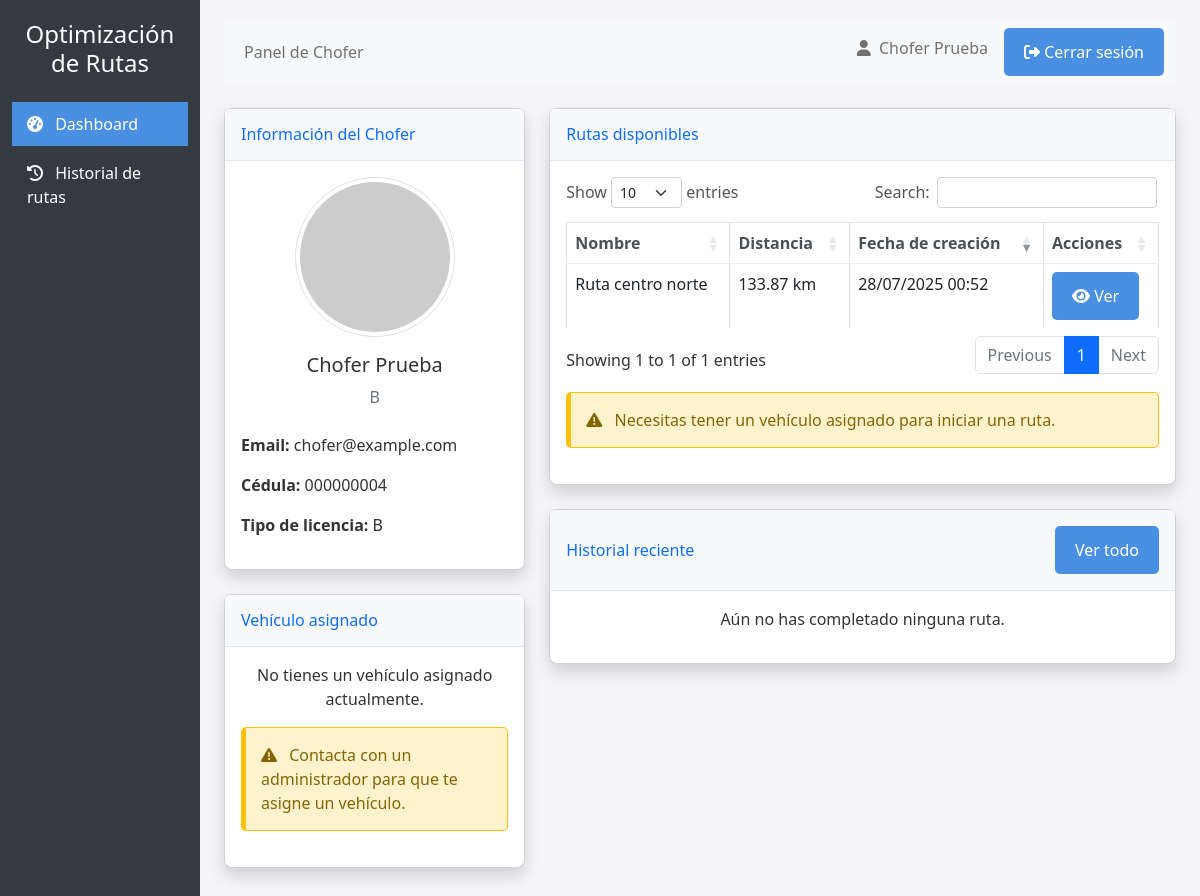
Page /driver/dashboard (signed in) on the committed database.
### app.py (models this page shows, shortened)
class User(db.Model, UserMixin):
    id = db.Column(db.Integer, primary_key=True)
    username = db.Column(db.String(100), unique=True, nullable=False)
    email = db.Column(db.String(120), unique=True, nullable=False)
    password_hash = db.Column(db.String(200), nullable=False)
    first_name = db.Column(db.String(100), nullable=False)
    last_name = db.Column(db.String(100), nullable=False)
    cedula = db.Column(db.String(20), unique=True, nullable=False)
    role = db.Column(db.String(20), default='driver')  # admin, driver, technician, coordinator
    active = db.Column(db.Boolean, default=True)
    created_at = db.Column(db.DateTime, default=datetime.utcnow)
    driver_info = db.relationship('DriverInfo', backref='user', uselist=False, cascade="all, delete-orphan")
    routes_created = db.relationship('Route', backref='creator', lazy=True, foreign_keys='Route.creator_id')
    routes_driven = db.relationship('RouteCompletion', backref='driver', lazy=True)

class DriverInfo(db.Model):
    id = db.Column(db.Integer, primary_key=True)
    user_id = db.Column(db.Integer, db.ForeignKey('user.id'), nullable=False)
    license_type = db.Column(db.String(20), nullable=False)
    active = db.Column(db.Boolean, default=True)
    vehicles = db.relationship('VehicleAssignment', backref='driver', lazy=True)

class Route(db.Model):
    id = db.Column(db.Integer, primary_key=True)
    name = db.Column(db.String(100), nullable=False)
    description = db.Column(db.Text, nullable=True)
    creator_id = db.Column(db.Integer, db.ForeignKey('user.id'), nullable=False)
    created_at = db.Column(db.DateTime, default=datetime.utcnow)
    file_path = db.Column(db.String(200), nullable=False)
    gpx_path = db.Column(db.String(200), nullable=True)
    start_point = db.Column(db.String(100), nullable=True)
    end_point = db.Column(db.String(100), nullable=True)
    distance = db.Column(db.Float, nullable=True)
    active = db.Column(db.Boolean, default=True)
    completions = db.relationship('RouteCompletion', backref='route', lazy=True)

### app.py (the view)
    @app.route('/driver/dashboard')
    @driver_required
    def driver_dashboard():
        try:
            print(f"DEBUG: Accediendo a driver_dashboard para usuario {current_user.username}")
            driver_info = DriverInfo.query.filter_by(user_id=current_user.id).first()
            print(f"DEBUG: Driver info encontrado: {driver_info is not None}")
            if driver_info:
                active_assignment = VehicleAssignment.query.filter_by(
                    driver_id=driver_info.id, active=True
                ).first()
                vehicle = active_assignment.vehicle if active_assignment else None
                print(f"DEBUG: Vehículo asignado: {vehicle is not None}")
            else:
                vehicle = None
            available_routes = Route.query.filter_by(active=True).order_by(Route.created_at.desc()).all()
            print(f"DEBUG: Rutas disponibles: {len(available_routes)}")
            recent_completions = RouteCompletion.query.filter_by(
                driver_id=current_user.id
            ).order_by(RouteCompletion.completed_at.desc()).limit(5).all()
            print(f"DEBUG: Completions recientes: {len(recent_completions)}")
            in_progress = RouteCompletion.query.filter_by(
                driver_id=current_user.id,
                status='in_progress'
            ).first()
            print(f"DEBUG: Ruta en progreso: {in_progress is not None}")
            return render_template('driver/dashboard.html',
                                 driver_info=driver_info,
                                 vehicle=vehicle,
                                 available_routes=available_routes,
                                 recent_completions=recent_completions,
                                 in_progress=in_progress)
        except Exception as e:
            print(f"ERROR en driver_dashboard: {e}")
            import traceback
            traceback.print_exc()
            flash(f'Error al cargar el dashboard: {str(e)}', 'danger')
            return redirect(url_for('login'))

### app.py (called while the page is built)
def role_required(*roles):
    def decorator(f):
        @wraps(f)
        def decorated_function(*args, **kwargs):
            if not current_user.is_authenticated:
                flash('Debes iniciar sesión para acceder a esta página.', 'danger')
                return redirect(url_for('login'))
            if current_user.role not in roles:
                flash('No tienes permisos para acceder a esta página.', 'danger')
                return redirect(url_for('dashboard'))
            return f(*args, **kwargs)
        return decorated_function
    return decorator

### templates/driver/dashboard.html (shortened to what this page needs)
{% extends "base.html" %}
{% block page_title %}Panel de Chofer{% endblock %}
{% block sidebar_items %}
<li class="nav-item">
    <a href="{{ url_for('driver_dashboard') }}" class="nav-link active">
        <i class="fas fa-tachometer-alt me-2"></i> Dashboard
    </a>
</li>
<li class="nav-item">
    <a href="{{ url_for('driver_route_history') }}" class="nav-link">
        <i class="fas fa-history me-2"></i> Historial de rutas
    </a>
</li>
{% endblock %}
{% block content %}
<div class="row">
    <div class="col-md-4">
        <div class="card shadow mb-4">
            <div class="card-header py-3">
                <h6 class="m-0 font-weight-bold text-primary">Información del Chofer</h6>
            </div>
            <div class="card-body">
                <div class="text-center mb-4">
                    <img src="https://via.placeholder.com/150" class="rounded-circle img-thumbnail">
                    <h5 class="mt-3">{{ current_user.first_name }} {{ current_user.last_name }}</h5>
                    <p class="text-muted">{{ driver_info.license_type if driver_info and driver_info.license_type else 'Sin licencia registrada' }}</p>
                </div>
                <div class="mb-3">
                    <strong>Email:</strong> {{ current_user.email }}
                </div>
                <div class="mb-3">
                    <strong>Cédula:</strong> {{ current_user.cedula }}
                </div>
                {% if driver_info and driver_info.license_type %}
                <div class="mb-3">
                    <strong>Tipo de licencia:</strong> {{ driver_info.license_type }}
                </div>
                {% endif %}
            </div>
        </div>
        <div class="card shadow mb-4">
            <div class="card-header py-3">
                <h6 class="m-0 font-weight-bold text-primary">Vehículo asignado</h6>
            </div>
            <div class="card-body">
                {% if vehicle %}
                <div class="text-center mb-3">
                    <i class="fas fa-truck fa-4x text-primary"></i>
                </div>
                <div class="mb-2">
                    <strong>Marca:</strong> {{ vehicle.brand }}
                </div>
                <div class="mb-2">
                    <strong>Modelo:</strong> {{ vehicle.model }}
                </div>
                <div class="mb-2">
                    <strong>Año:</strong> {{ vehicle.year }}
                </div>
                <div class="mb-2">
                    <strong>Placa:</strong> {{ vehicle.plate_number }}
                </div>
                {% else %}
                <p class="text-center">No tienes un vehículo asignado actualmente.</p>
                <div class="alert alert-warning">
                    <i class="fas fa-exclamation-triangle me-2"></i> Contacta con un administrador para que te asigne un vehículo.
                </div>
                {% endif %}
            </div>
        </div>
    </div>
    <div class="col-md-8">
        <div class="card shadow mb-4">
            <div class="card-header py-3">
                <h6 class="m-0 font-weight-bold text-primary">Rutas disponibles</h6>
            </div>
            <div class="card-body">
                {% if available_routes %}
                <div class="table-responsive">
                    <table class="table table-bordered" id="availableRoutesTable">
                        <thead>
                            <tr>
                                <th>Nombre</th>
                                <th>Distancia</th>
                                <th>Fecha de creación</th>
                                <th>Acciones</th>
                            </tr>
                        </thead>
                        <tbody>
                            {% for route in available_routes %}
                            <tr>
                                <td>{{ route.name if route.name else 'Sin nombre' }}</td>
                                <td>{{ route.distance|distance_format if route.distance else 'N/A' }}</td>
                                <td>{{ route.created_at|datetime_format if route.created_at else 'N/A' }}</td>
                                <td>
                                    <button class="btn btn-info btn-sm">
                                        <i class="fas fa-eye"></i> Ver
                                    </button>
                                </td>
                            </tr>
                            {% endfor %}
                        </tbody>
                    </table>
                </div>
                {% else %}
                <p class="text-center">No hay rutas disponibles actualmente.</p>
                {% endif %}
                {% if not vehicle %}
                <div class="alert alert-warning mt-3">
                    <i class="fas fa-exclamation-triangle me-2"></i> Necesitas tener un vehículo asignado para iniciar una ruta.
                </div>
                {% endif %}
            </div>
        </div>
        <div class="card shadow mb-4">
            <div class="card-header py-3 d-flex flex-row align-items-center justify-content-between">
                <h6 class="m-0 font-weight-bold text-primary">Historial reciente</h6>
                <a href="{{ url_for('driver_route_history') }}" class="btn btn-sm btn-primary">
                    Ver todo
                </a>
            </div>
            <div class="card-body">
                {% if recent_completions %}
                <div class="table-responsive">
                    <table class="table table-bordered table-sm">
                        <thead>
                            <tr>
                                <th>Fecha</th>
                                <th>Ruta</th>
                                <th>Estado</th>
                            </tr>
                        </thead>
                        <tbody>
                            {% for completion in recent_completions %}
                            <tr>
                                <td>
                                    {% if completion.completed_at %}
                                        {{ completion.completed_at|datetime_format }}
                                    {% elif completion.started_at %}
                                        {{ completion.started_at|datetime_format }}
                                    {% else %}
                                        N/A
                                    {% endif %}
                                </td>
                                <td>{{ completion.route.name if completion.route else 'Ruta eliminada' }}</td>
                                <td>
                                    {% if completion.status == 'completed' %}
                                    <span class="badge bg-success">Completado</span>
                                    {% elif completion.status == 'in_progress' %}
                                    <span class="badge bg-warning">En progreso</span>
                                    {% elif completion.status == 'canceled' %}
                                    <span class="badge bg-danger">Cancelado</span>
                                    {% else %}
                                    <span class="badge bg-secondary">Pendiente</span>
                                    {% endif %}
                                </td>
                            </tr>
                            {% endfor %}
                        </tbody>
                    </table>
                </div>
                {% else %}
                <p class="text-center">Aún no has completado ninguna ruta.</p>
                {% endif %}
            </div>
        </div>
    </div>
</div>
{% endblock %}
{% block extra_css %}
<link rel="stylesheet" href="https://cdn.datatables.net/1.11.5/css/dataTables.bootstrap5.min.css">
{% endblock %}

### templates/base.html (shortened to what this page needs)
<!DOCTYPE html>
<html lang="es">
<head>
    <link rel="stylesheet" href="https://cdn.jsdelivr.net/npm/bootstrap@5.2.3/dist/css/bootstrap.min.css">
    <link rel="stylesheet" href="https://cdnjs.cloudflare.com/ajax/libs/font-awesome/6.2.1/css/all.min.css">
    <link rel="stylesheet" href="/static/styles.css">
    {% block extra_css %}{% endblock %}
</head>
<body>
    <div class="container-fluid">
        <div class="row">
            <div class="col-md-2 d-md-block sidebar collapse">
                <div class="position-sticky">
                    <div class="text-center mb-4">
                        <h4>Optimización<br>de Rutas</h4>
                    </div>
                    <ul class="nav flex-column">
                        {% block sidebar_items %}
                        {% endblock %}
                    </ul>
                </div>
            </div>
            <div class="col-md-10 ms-sm-auto px-md-4 content">
                <nav class="navbar navbar-expand-lg navbar-light bg-light mb-4">
                    <div class="container-fluid">
                        <div class="collapse navbar-collapse">
                            <ul class="navbar-nav me-auto mb-2 mb-lg-0">
                                <li class="nav-item">
                                    <span class="nav-link">
                                        {% block page_title %}Dashboard{% endblock %}
                                    </span>
                                </li>
                            </ul>
                            <div class="d-flex">
                                <span class="navbar-text me-3">
                                    <i class="fas fa-user me-1"></i> {{ current_user.first_name }} {{ current_user.last_name }}
                                </span>
                                <a href="{{ url_for('logout') }}" class="btn btn-outline-danger btn-sm">
                                    <i class="fas fa-sign-out-alt"></i> Cerrar sesión
                                </a>
                            </div>
                        </div>
                    </div>
                </nav>
                {% block content %}{% endblock %}
            </div>
        </div>
    </div>
</body>
</html>

### static/styles.css (style rules this page uses)
* { box-sizing: border-box; margin: 0; padding: 0; }
body { font-family: 'Segoe UI', Arial, sans-serif; background-color: #f4f4f9; margin: 0; padding: 0; color: #333; min-height: 100vh; display: flex; flex-direction: column; }
button, .btn { background-color: #4a90e2; color: white; border: none; padding: 12px 20px; border-radius: 5px; cursor: pointer; font-size: 16px; font-weight: 500; transition: background-color 0.3s; text-decoration: none; display: inline-block; }
.btn-primary { background-color: #4a90e2; }
.alert { padding: 15px; margin-bottom: 20px; border-radius: 5px; border-left: 5px solid; }
.alert-warning { background-color: #fff3cd; border-color: #ffc107; color: #856404; }
table { width: 100%; border-collapse: collapse; }
th, td { padding: 12px 15px; text-align: left; border-bottom: 1px solid #eee; }
th { background-color: #f8f9fa; font-weight: 600; color: #495057; }
tr:last-child td { border-bottom: none; }

### templates/base.html (style rules this page uses)
.sidebar { min-height: 100vh; background-color: #343a40; color: #fff; padding-top: 20px; }
.sidebar a { color: #fff; text-decoration: none; padding: 10px 15px; display: block; }
.sidebar a.active { background-color: #4a90e2; }
.sidebar .nav-item { margin-bottom: 5px; }
.content { padding: 20px; }
.card { margin-bottom: 20px; border-radius: 8px; box-shadow: 0 2px 4px rgba(0,0,0,0.1); }
.card-header { background-color: #f8f9fa; border-bottom: 1px solid #e3e6f0; font-weight: bold; }
.btn-primary { background-color: #4a90e2; border-color: #4a90e2; }

### rows in the picture
User: first_name "Chofer", last_name "Prueba", email "chofer@example.com", cedula "000000004"
DriverInfo: license_type "B"
Route: name "Ruta centro norte", distance|distance_format "133.87 km", created_at "28/07/2025 00:52"
